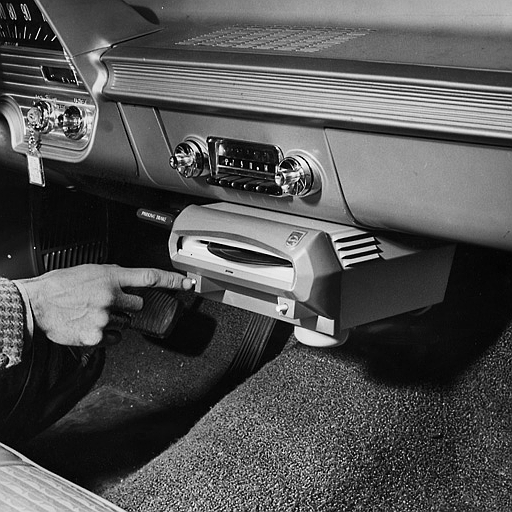
%> input picture lab6/1.gif, 512 x 512 px
$ octave tasks.m   (GNU Octave 9; MATLAB toolbox functions it lacks are replaced by stand-ins)
%> lines starting %> are read from the running program, lines starting %| are printed output that depends on the picture; in (x1, y1, x2, y2) boxes, pixels count from 0 and x2, y2 are one past the last pixel; in counts of white or black regions, pixels touching at a corner belong together; the program's own positions count from 1
### lab6/Gauss_peak.m
function Z = Gauss_peak(M,N,D0,x,y)
if nargin == 3
    x = 0;
    y = 0;
end
D = @(u,v)sqrt((u - M/2 - 1 - x).^2 + (v - N/2 - 1 - y).^2);
H = @(u,v) exp((-D(u,v).^2)./(2*(D0^2)));
X = 1:M;
Y = 1:N;
[X,Y] = meshgrid(X,Y);
Z = H(X,Y);
end

### lab6/Perf_filt.m
function Z = Perf_filt(M,N,D0)
if nargin == 3
    x = 0;
    y = 0;
end
Z = zeros(M,N);
X = 1:M;
Y = 1:N;
[X,Y] = meshgrid(X,Y);
i = find(sqrt((X - M/2).^2 + (Y - N/2).^2) < D0);
Z(i) = 1;
end

### lab6/tasks.m
% task 1
clc
clear
close all

mask1 = fspecial('laplacian',0);

mask2 = fspecial('laplacian',0.5);

mask3 = fspecial('laplacian',1);

N = 30;

M1 = zeros(N);
M2 = M1;
M3 = M1;

M1(1:3,1:3) = mask1;
M2(1:3,1:3) = mask2;
M3(1:3,1:3) = mask3;

S1 = fftshift(fft2(M1));
S2 = fftshift(fft2(M2));
S3 = fftshift(fft2(M3));

figure
mesh(abs(S1))
hold on
grid on
title('АЧХ Лапласиана при alpha = 0')
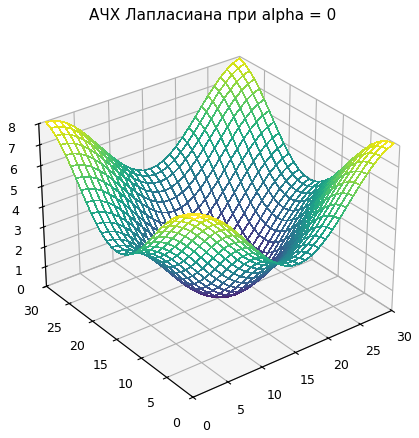
%> figure redrawn from the program's plot data

figure
mesh(abs(S2))
hold on
grid on
title('АЧХ Лапласиана при alpha = 0.5')


figure
mesh(abs(S3))
hold on
grid on
title('АЧХ Лапласиана при alpha = 1')
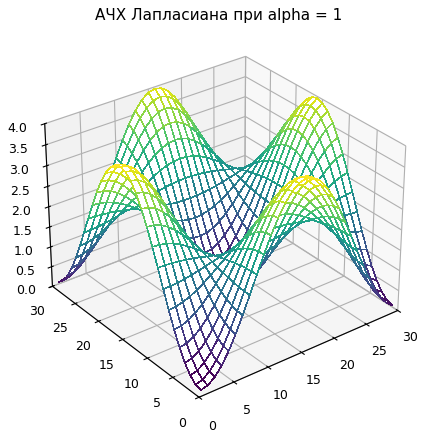
%> figure redrawn from the program's plot data
%% task 2
clc
clear
close all

I = imread('1.gif');
%> I: size 512x512 uint8; min 0, max 227, mean 75
[M, N] = size(I);
%> M = 512; N = 512

S = fftshift(fft2(I));

D0 = 30;
H1 = Gauss_peak(M,N,D0);
H2 = Perf_filt(M,N,D0);
%> in Perf_filt, `Z(i) = 1;`:
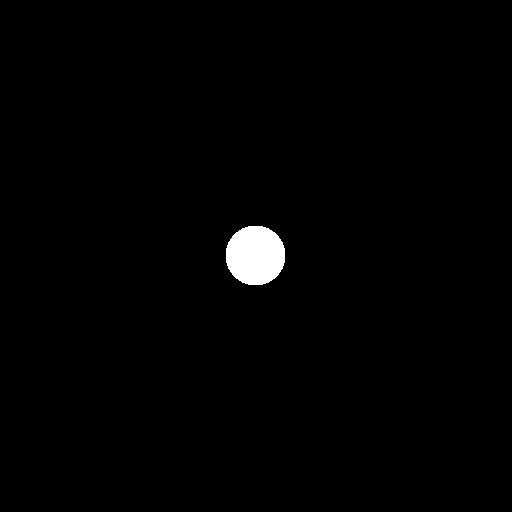
%> Z: size 512x512 double; values 0 (black) and 1 (white), 1.1% white; 1 white region, box (x1, y1, x2, y2) and area: (226, 226, 285, 285) 2809

J1 = abs(ifft2(ifftshift(H1.*S)));
J2 = abs(ifft2(ifftshift(H2.*S)));

figure
mesh(H1)

figure
mesh(H2)
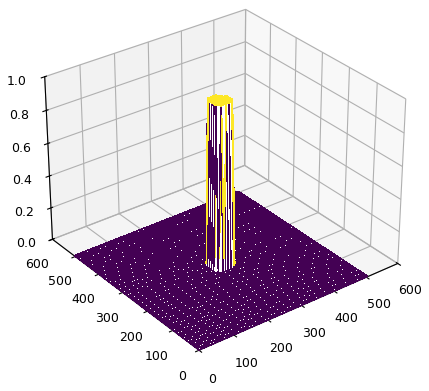
%> figure redrawn from the program's plot data

figure
imshow(uint8(J1))

figure
imshow(uint8(J2))

%imwrite(uint8(J1), 'task2_gauss.png', 'png')
%imwrite(uint8(J2), 'task2_perf_filt.png', 'png')
%% task 3
clc
clear
close all

I = imread('1.gif');
[M, N] = size(I);

S = fftshift(fft2(I));

D0 = 30;
H1 = 1 - Gauss_peak(M,N,D0);
H2 = 1 - Perf_filt(M,N,D0);

J1 = abs(ifft2(ifftshift(H1.*S)));
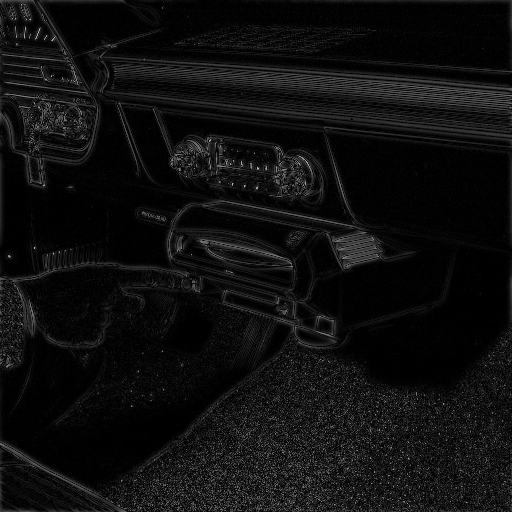
%> J1: size 512x512 double; min 4.82e-06, max 191.2, mean 15.1
J2 = abs(ifft2(ifftshift(H2.*S)));

figure
imshow(I)

figure
mesh(H1)

figure
mesh(H2)
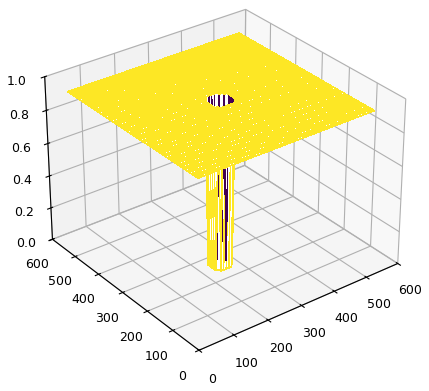
%> figure redrawn from the program's plot data

figure
imshow(I + uint8(J1))
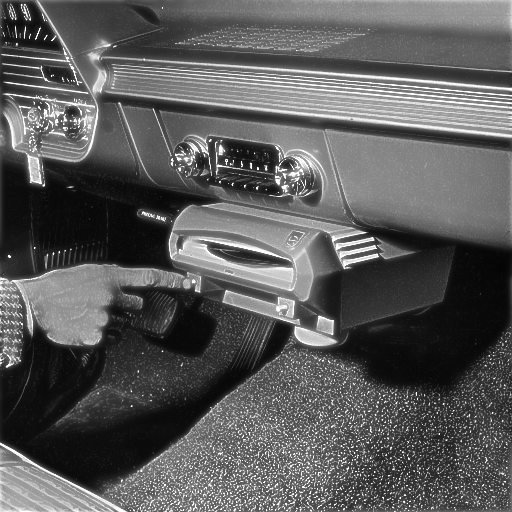
%> displayed picture: size 512x512, on the screen's scale of 0 to 255; min 5, max 255, mean 89.8

figure
imshow(I + uint8(J2))

%imwrite(I + uint8(J1), 'task3_gauss.png', 'png')
%imwrite(I + uint8(J2), 'task3_perf_filt.png', 'png')
%% task 4
clc
clear
close all

%> (the run ends here)
